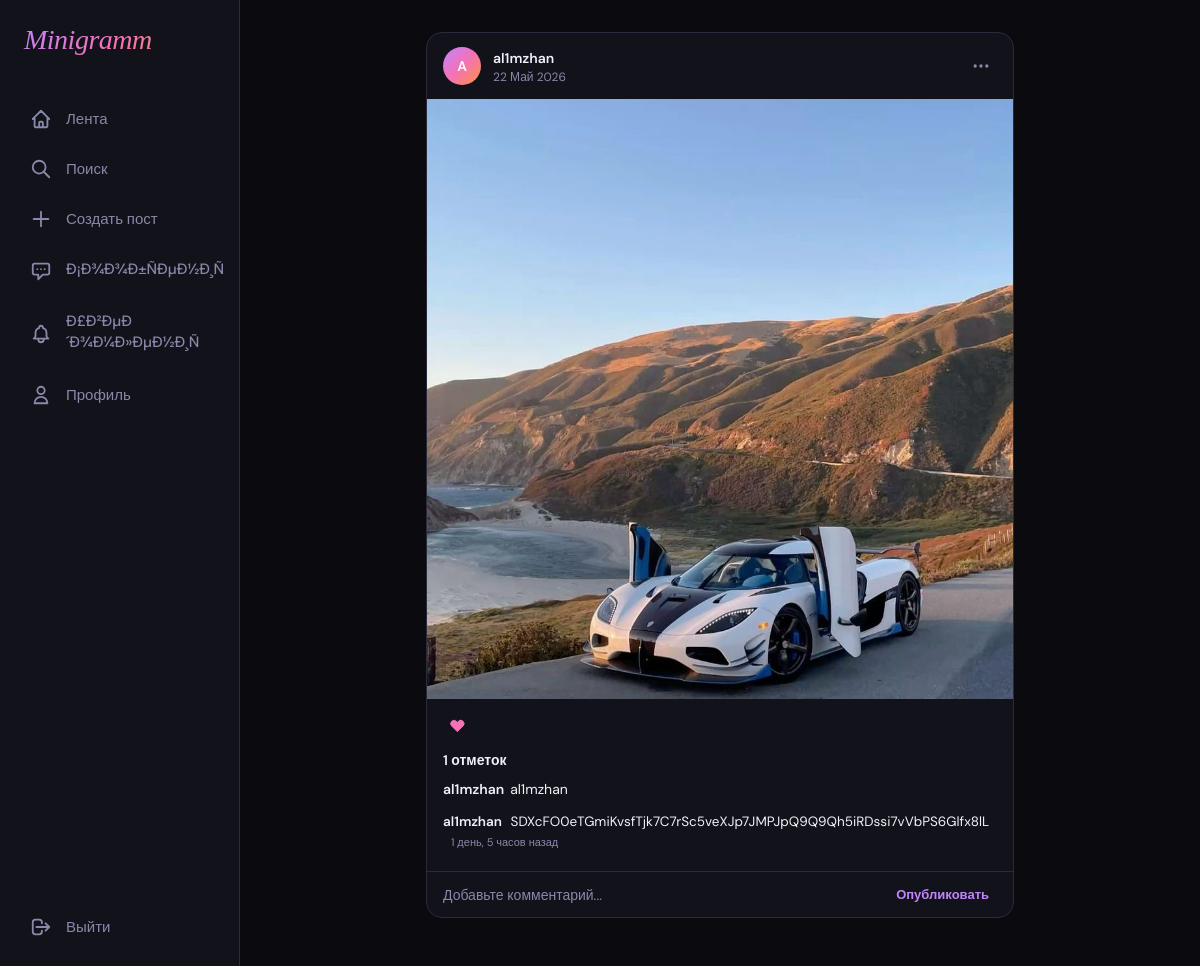
The page /post/1/ (signed in) on the database as committed earlier.
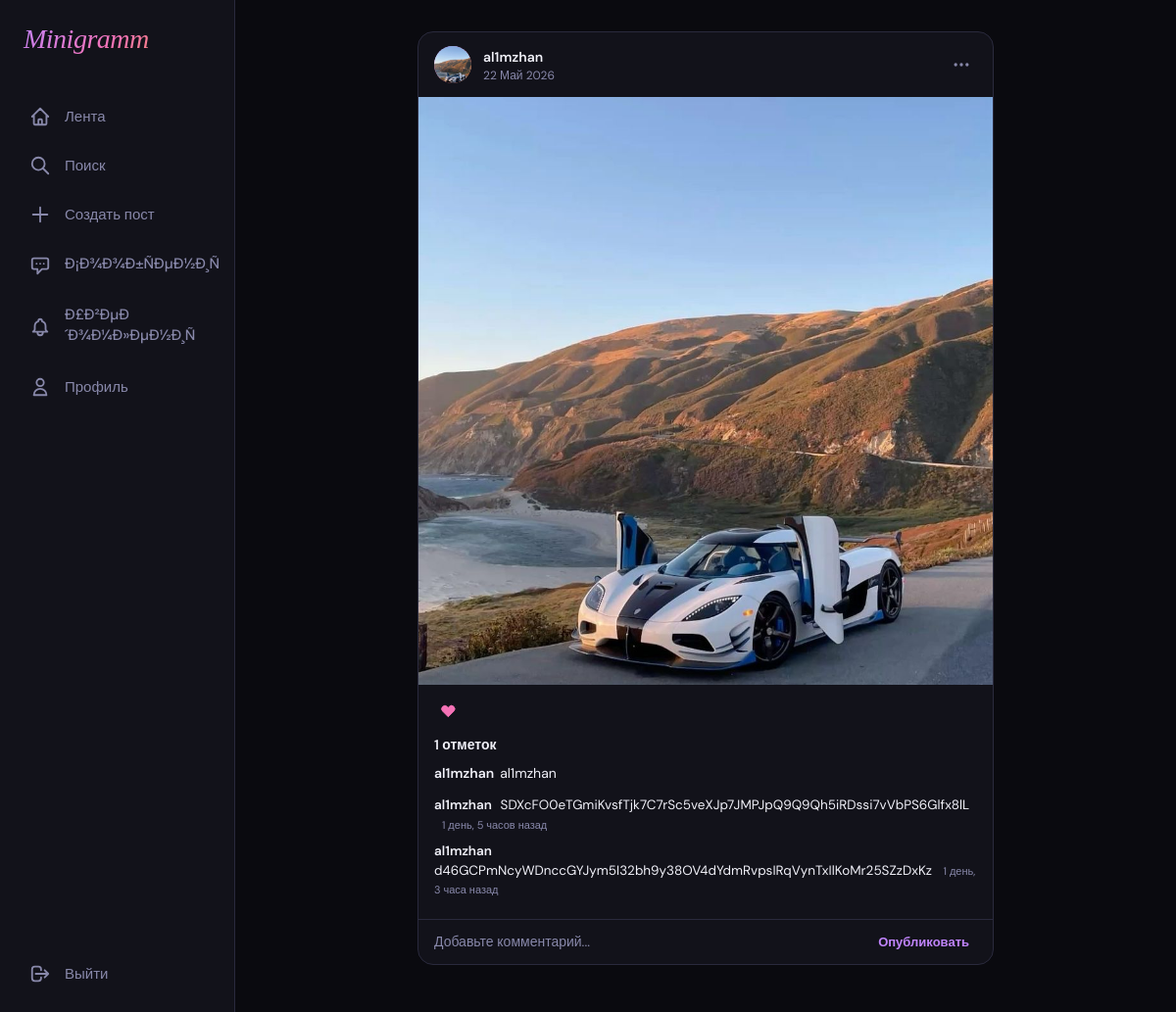
The same page on the database as committed later.
### core/models.py (models this page shows, shortened)
class Post(models.Model):
    author = models.ForeignKey(User, on_delete=models.CASCADE, related_name='posts')
    image = models.ImageField(upload_to='posts/', blank=True, null=True)
    caption = models.TextField(max_length=2000, blank=True)
    created_at = models.DateTimeField(default=timezone.now)
    likes = models.ManyToManyField(User, related_name='liked_posts', blank=True)
    class Meta:
        ordering = ['-created_at']
    def likes_count(self):
        return self.likes.count()

class Comment(models.Model):
    post = models.ForeignKey(Post, on_delete=models.CASCADE, related_name='comments')
    author = models.ForeignKey(User, on_delete=models.CASCADE, related_name='comments')
    text = models.TextField(max_length=500)
    created_at = models.DateTimeField(default=timezone.now)
    class Meta:
        ordering = ['created_at']

class Profile(models.Model):
    user = models.OneToOneField(User, on_delete=models.CASCADE, related_name='profile')
    bio = models.TextField(max_length=300, blank=True)
    avatar = models.ImageField(upload_to='avatars/', blank=True, null=True)
    followers = models.ManyToManyField(User, related_name='following', blank=True)

### core/views.py (the view, shortened to what this page needs)
# urls.py: path('post/<int:pk>/', views.post_detail, name='post_detail'),
@login_required
def post_detail(request, pk):
    post = get_object_or_404(Post, pk=pk)
    comment_form = CommentForm()
    return render(request, 'post_detail.html', {'post': post, 'comment_form': comment_form})

### core/forms.py
class CommentForm(forms.ModelForm):
    class Meta:
        model = Comment
        fields = ['text']
        widgets = {
            'text': forms.TextInput(attrs={'placeholder': 'Добавьте комментарий...'}),
        }

### templates/post_detail.html (shortened to what this page needs)
{% extends 'base.html' %}
{% block content %}
<div class="page">
  <div class="card post">
    <div class="post-header">
      <a href="{% url 'profile' post.author.username %}" class="post-avatar">
        {% if post.author.profile.avatar %}
          <img src="{{ post.author.profile.avatar.url }}" alt="" style="width:100%;height:100%;object-fit:cover;">
        {% else %}{{ post.author.username|first|upper }}{% endif %}
      </a>
      <div class="post-meta">
        <a href="{% url 'profile' post.author.username %}" class="post-username">{{ post.author.username }}</a>
        <div class="post-time">{{ post.created_at|date:"d M Y" }}</div>
      </div>
      {% if post.author == request.user %}
      <div class="dropdown">
        <button class="btn-icon" data-dropdown="#drop-det">
          <svg width="20" height="20" fill="none" viewBox="0 0 24 24" stroke="currentColor">
            <path stroke-linecap="round" stroke-linejoin="round" stroke-width="2" d="M5 12h.01M12 12h.01M19 12h.01M6 12a1 1 0 11-2 0 1 1 0 012 0zm7 0a1 1 0 11-2 0 1 1 0 012 0zm7 0a1 1 0 11-2 0 1 1 0 012 0z"/>
          </svg>
        </button>
      </div>
      {% endif %}
    </div>
    {% if post.image %}
    <img src="{{ post.image.url }}" class="post-image" alt="">
    {% endif %}
    <div class="post-actions">
      <button class="btn-icon like-btn {% if request.user in post.likes.all %}liked{% endif %}" data-post="{{ post.id }}">
        <svg width="22" height="22" fill="{% if request.user in post.likes.all %}currentColor{% else %}none{% endif %}" viewBox="0 0 24 24" stroke="currentColor" class="like-icon">
          {% if request.user in post.likes.all %}
          <path fill-rule="evenodd" d="M3.172 5.172a4 4 0 015.656 0L10 6.343l1.172-1.171a4 4 0 115.656 5.656L10 17.657l-6.828-6.829a4 4 0 010-5.656z" clip-rule="evenodd"/>
          {% else %}
          <path stroke-linecap="round" stroke-linejoin="round" stroke-width="2" d="M4.318 6.318a4.5 4.5 0 000 6.364L12 20.364l7.682-7.682a4.5 4.5 0 00-6.364-6.364L12 7.636l-1.318-1.318a4.5 4.5 0 00-6.364 0z"/>
          {% endif %}
        </svg>
      </button>
    </div>
    {% if post.likes_count %}
    <div class="post-likes">
      <span class="like-count-{{ post.id }}">{{ post.likes_count }} отметок</span>
    </div>
    {% endif %}
    {% if post.caption %}
    <div class="post-caption">
      <strong>{{ post.author.username }}</strong>{{ post.caption }}
    </div>
    {% endif %}
    <div class="post-comments">
      <div class="comments-box-{{ post.id }}">
        {% for comment in post.comments.all %}
        <div class="comment" style="margin-bottom:8px;">
          <strong><a href="{% url 'profile' comment.author.username %}" style="color:var(--text);text-decoration:none;">{{ comment.author.username }}</a></strong>
          {{ comment.text }}
          <span style="font-size:11px;color:var(--text-muted);margin-left:8px;">{{ comment.created_at|timesince }} назад</span>
        </div>
        {% empty %}
        <p class="text-muted" style="font-size:13px;">Нет комментариев. Будьте первым!</p>
        {% endfor %}
      </div>
    </div>
    <form class="comment-form" data-post="{{ post.id }}">
      <input type="text" class="comment-input" placeholder="Добавьте комментарий...">
      <button type="submit" class="comment-submit">Опубликовать</button>
    </form>
  </div>
</div>
{% endblock %}

Rows that differ between the two databases and show on the page:
changed through a linked row, Post "al1mzhan": author.profile.avatar: picture added; author.username|first "A" → (not shown)
added Comment: author.username "al1mzhan", text "d46GCPmNcyWDnccGYJym5I32bh9y38OV4dYdmRvpsIRqVynTxIlKoMr25SZzDxKz", created_at "1 день, 3 часа"
